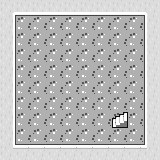

A 2D game scene composited from a Tiled map and its tileset images. What follows is a short description and the map's XML, with every tile layer's data as written:
An orthogonal 10x10 tile map with 16x16 px tiles, 4 tile layers (Ground, Hills, Exit, top), 2 tilesets and 1 object.

<map version="1.8" tiledversion="1.8.4" orientation="orthogonal" renderorder="right-down" width="10" height="10" tilewidth="16" tileheight="16" infinite="0" nextlayerid="7" nextobjectid="2">
 <properties>
  <property name="audio" value="snow_city" />
  <property name="color" value="7" />
  <property name="shade" value="brown" />
 </properties>
 <tileset firstgid="1" source="../tilesets/kenney_monochromerpg_tilemap_packed.tsx" />
 <tileset firstgid="137" source="../tilesets/kenney_rpgurbanpack_tilemap_packed_monochrome.tsx" />
 <layer id="1" name="Ground" width="10" height="10">
  <data encoding="csv">
26,26,26,26,26,26,26,26,26,26,
26,26,26,26,26,26,26,26,26,26,
26,26,26,26,26,26,26,26,26,26,
26,26,26,26,26,26,26,26,26,26,
26,26,26,26,26,26,26,26,26,26,
26,26,26,26,26,26,26,26,26,26,
26,26,26,26,26,26,26,26,26,26,
26,26,26,26,26,26,26,26,26,26,
26,26,26,26,26,26,26,26,26,26,
26,26,26,26,26,26,26,26,26,26
</data>
 </layer>
 <layer id="2" name="Hills" width="10" height="10">
  <data encoding="csv">
142,192,192,192,192,192,192,192,192,143,
166,0,0,0,0,0,0,0,0,164,
166,0,0,0,0,0,0,0,0,164,
166,0,0,0,0,0,0,0,0,164,
166,0,0,0,0,0,0,0,0,164,
166,0,0,0,0,0,0,0,0,164,
166,0,0,0,0,0,0,0,0,164,
166,0,0,0,0,0,0,0,0,164,
166,0,0,0,0,0,0,0,0,164,
169,138,138,138,138,138,138,138,138,170
</data>
 </layer>
 <layer id="3" name="Exit" width="10" height="10">
  <data encoding="csv">
0,0,0,0,0,0,0,0,0,0,
0,0,0,0,0,0,0,0,0,0,
0,0,0,0,0,0,0,0,0,0,
0,0,0,0,0,0,0,0,0,0,
0,0,0,0,0,0,0,0,0,0,
0,0,0,0,0,0,0,0,0,0,
0,0,0,0,0,0,0,0,0,0,
0,0,0,0,0,0,0,463,0,0,
0,0,0,0,0,0,0,0,0,0,
0,0,0,0,0,0,0,0,0,0
</data>
 </layer>
 <layer id="6" name="top" width="10" height="10">
  <data encoding="csv">
142,192,192,192,192,192,192,192,192,143,
166,0,0,0,0,0,0,0,0,164,
166,0,0,0,0,0,0,0,0,164,
166,0,0,0,0,0,0,0,0,164,
166,0,0,0,0,0,0,0,0,164,
166,0,0,0,0,0,0,0,0,164,
166,0,0,0,0,0,0,0,0,164,
166,0,0,0,0,0,0,0,0,164,
166,0,0,0,0,0,0,0,0,164,
169,138,138,138,138,138,138,138,138,170
</data>
 </layer>
 <objectgroup id="4" name="Max Health">
  <object id="1" gid="130" x="48" y="64" width="16" height="16">
   <properties>
    <property name="healing" value="2" />
   </properties>
  </object>
 </objectgroup>
</map>
